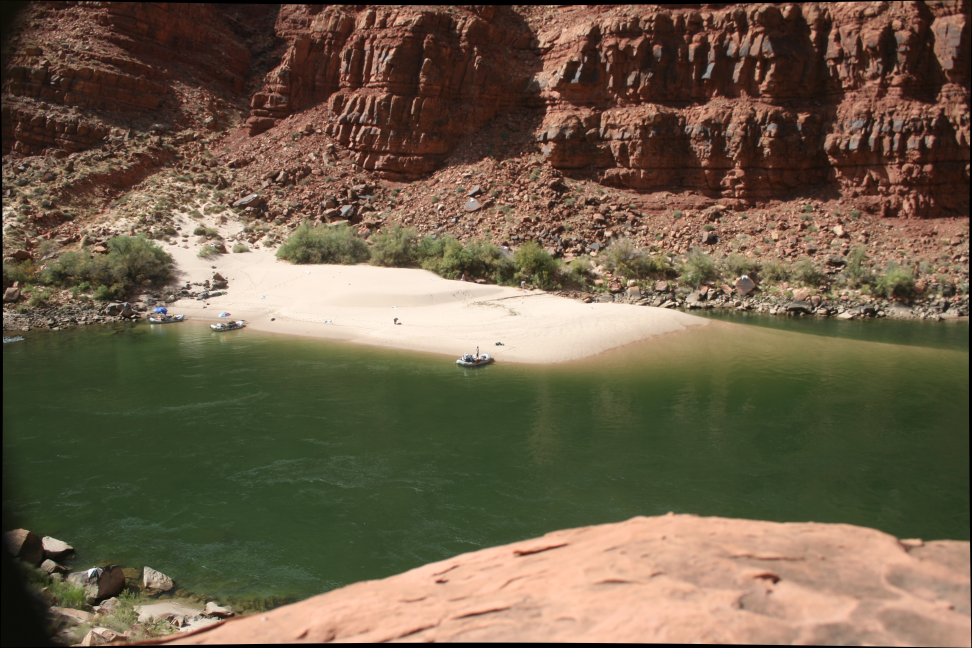
#> input picture Rectification/RC0220Ra/Panel_photos/2017/undistorted_images2020_8_25/RC0220Ra_20171001_1341_und.JPG, 3888 x 2592 px, found by its file name (shown at 1/4 size); the run also reads 4 pictures not shown here
$ python Rectification_tools_all_sites.py
#> lines starting #> are read from the running program, lines starting #| are printed output that depends on the picture; long printed decimals are rounded
'Script containing Sandbar rectifications and rectification testing'

# imports
from __future__ import division
import cv2
import numpy as np
import matplotlib.pyplot as plt
import matplotlib.cm as cm
import matplotlib.collections
import matplotlib.patches
import numpy.ma as ma
from scipy.stats import mode
from PIL import Image, ImageDraw
import pandas as pd
import os
import random
import sys
from scipy.interpolate import griddata
import imageio


site_names_list = ["RC0220Ra","RC0307Rf", "RC1227R","RC1459L"]
years_list = ["2017","2019"]


# create the PanelDate class ClassName(object):
class PanelDate:
  ''' a panel date object contains all the information needed to create a homography for a particular
  reference image. The reference image name is located within the __str__ method of the class

  Attributes:
  impts = U,V coordinates of GCPs in the impts_panel_img
  mappts = E,N coordinates of GCPs from impts_panel_img and survey, NAD83 AZ central state plane 0202 meters
  extent_buffer = user-defined buffer in meters which is added
    and subtracted from NE_max and NE_min which provides the extent of the rectified image
  E_min = the minimum Easting value within mappts, converted to int and padded with extent_buffer
  E_max = the maximum Easting value within mappts, converted to int and padded with extent_buffer
  N_min = the minimum Northing value within mappts, converted to int and padded with extent_buffer
  N_max = the maximum Northing value within mappts, converted to int and padded with extent_buffer
  EN_min = tuple containing (E_min, N_min)
  EN_max = tuple containing (E_max, N_max)
  minpts = list containing [E_min,N_min]
  N_ext = distance in meters along the north axis of the rectified output
  E_ext = distance in meters along the east axis of the rectified output
  dsize = size of the rectified image in meters, for 1x1meter pixels
  usepts = evenly spaced spaced values the length of the impts list
  pts = mappts - minpts, cv2.findHomography has trouble with really large numbers like the 6 digit ENs
  ptsHiRes = (mappts - minpts)*10 this creates a larger image where each pixel is actually .1x.1 meters
  N_ext_HiRes = N_ext * 10
  E_ext_HiRes = E_ext * 10
  dsizeHiRes =  (E_ext_HiRes, N_ext_HiRes)
    therefore we subtract the minpts from the mappts
  impts_panel_img = the name of the panel image where the impts of GCPs were attained

  When creating a homography with 1x1 meter pixels use the following:
  H, _ = cv2.findHomography(PanelDate.impts[PanelDate.usepts], PanelDate.pts[PanelDate.usepoints])

  When creating a homography with .1x.1 meter pixels use the following:
  H, _ = cv2.findHomography(PanelDate.impts[PanelDate.usepts], PanelDate.ptsHiRes[PanelDate.usepoints])

  when applying the homography to an image use dsize for 1x1 meter homography
   and dsizeHiRes for .1x.1m homography
  '''
  def __init__(self,sitename, year, impts, mappts,panel_img_str,extent_buffer = 30):
    self.sitename = sitename
    #site_names_list = ["RC0220Ra","RC0307Rf", "RC1227R","RC1459L"]
    if sitename not in site_names_list:
      print('Error! provided sitename not in list of sites')
    self.year = year
    #years_list = ["2017","2019"]
    if year not in years_list:
      print('Error! provided year not in years list')
    self.impts = impts
    self.mappts = mappts
    self.extent_buffer = extent_buffer
    self.E_min = int(np.min(self.mappts[:,0]) - self.extent_buffer)
    self.E_minHiRes = self.E_min*10
    self.E_max = int(np.max(self.mappts[:,0]) + self.extent_buffer)
    self.E_maxHiRes = self.E_max*10
    self.N_min = int(np.min(self.mappts[:,1]) - self.extent_buffer)
    self.N_minHiRes = self.N_min*10
    self.N_max = int(np.max(self.mappts[:,1]) + self.extent_buffer)
    self.N_maxHiRes = self.N_max*10
    self.EN_min = (self.E_min, self.N_min)
    self.EN_max = (self.E_max, self.N_max)
    self.minpts = [self.E_min, self.N_min]
    self.minptsHiRes = [self.E_minHiRes, self.N_minHiRes]
    self.N_ext = (self.N_max - self.N_min)
    self.E_ext = (self.E_max - self.E_min)
    self.dsize = (self.E_ext,self.N_ext)
    self.usepts = np.arange(len(self.impts)) # evenly spaced values the length of impts
    self.pts = self.mappts - self.minpts
    self.ptsHiRes = self.pts*10
    self.N_ext_HiRes = self.N_ext*10
    self.E_ext_HiRes = self.E_ext*10
    self.dsizeHiRes = (self.E_ext_HiRes, self.N_ext_HiRes)
    self.impts_panel_img = panel_img_str


# METHODS ........................
  # [12 lines left out: function compare_impts_and_mappts, not called in this run]

  def load_homography_hires(self,H_high):
    self.homography_hires = H_high

  def load_homography_lowres(self,H_low):
    self.homography_lowres = H_low


  def __str__(self):
    return self.sitename + ':' + self.year + '\n' + str(len(self.mappts)) + " GCPs\nimpts from:" + self.impts_panel_img

## functions
def transform_points(impts, H, N_min, E_min):
  '''
  a function which transforms points using a homography

  inputs:
   H = numpy array:3x3 homography
   impts = np.array of U,V coordinates for GCPs
   N_min = the minimum northing in the rectified image - extent_buffer
   E_min = the minimum easitng in the rectified image - extent_buffer

   returns:
   transE = np.array of impts[:,0] transformed to eastings
   transN = np.array of impts[:,1] transformed to northings
  '''
  fct = 1
  x = np.array(impts[:,0])
  y = np.array(impts[:,1])
  points = np.vstack((fct*x,fct*y, np.ones(len(x))))
  txyz = H.dot(points)
  tx = txyz[0,:]
  ty = txyz[1,:]
  tz = txyz[2,:]
  tx = tx/tz
  ty = ty/tz
  txc = tx + E_min
  tyc = ty + N_min
  transE = np.array(txc)
  transN = np.array(tyc)
  return transE, transN

def rectify_hi_res(PanelDate,img_rgb, plot = True):
  H, trans = cv2.findHomography(PanelDate.impts[PanelDate.usepts],PanelDate.ptsHiRes[PanelDate.usepts])
  print(f'Homography with .1x.1 meter pixels\n {H}')
  dst = cv2.warpPerspective(img_rgb, H, PanelDate.dsizeHiRes)
  rows, cols, chanels = dst.shape
  E_axis = np.linspace(PanelDate.minptsHiRes[0], PanelDate.minptsHiRes[0] + cols, rows)
  N_axis = np.linspace(PanelDate.minptsHiRes[1], PanelDate.minptsHiRes[1] + rows, rows)
  if plot == True:
    fig = plt.figure()
    fig.subplots_adjust(wspace = 0.5)
    #plot original image
    ax = plt.subplot(1,2,1)
    plt.title("Original Image")
    plt.imshow(img_rgb)
    plt.scatter(x = PanelDate.impts[:,0],y = PanelDate.impts[:,1], c = 'r', s = 15 )
    ax.get_xaxis().get_major_formatter().set_useOffset(False)
    ax.get_yaxis().get_major_formatter().set_useOffset(False)
    labels = ax.get_xticklabels()
    plt.setp(labels, rotation=30, fontsize=8)
    labels = ax.get_yticklabels()
    plt.setp(labels, rotation=30, fontsize=8)
    # plot rectified Image
    ax = plt.subplot(1,2,2)
    plt.title("Rectified Image")
    ext =  [E_axis.min(), E_axis.max(), N_axis.min(), N_axis.max()]
    plt.imshow(dst, extent = ext, origin= 'lower')
    mapx = PanelDate.ptsHiRes[:,0] + PanelDate.minptsHiRes[0]
    mapy = PanelDate.ptsHiRes[:,1] + PanelDate.minptsHiRes[1]
    plt.scatter(x = mapx , y = mapy, c = 'r', s = 15 )
    transE, transN = transform_points(PanelDate.impts, H, PanelDate.N_minHiRes, PanelDate.E_minHiRes)
    plt.scatter(x  = transE, y = transN, c = 'b', s = 15 )

  else:
    print("Plot = False")

  return dst, H

def rectify_low_res(PanelDate,img_rgb,plot = True):
  H, trans = cv2.findHomography(PanelDate.impts[PanelDate.usepts],PanelDate.pts[PanelDate.usepts])
  print(f'Homography with 1x1 meter pixels\n {H}')
  dst = cv2.warpPerspective(img_rgb, H, PanelDate.dsize)
  rows, cols, chanels = dst.shape
  E_axis = np.linspace(PanelDate.minpts[0], PanelDate.minpts[0] + cols, rows)
  N_axis = np.linspace(PanelDate.minpts[1], PanelDate.minpts[1] + rows, rows)
  if plot == True:
    fig = plt.figure()
    fig.subplots_adjust(wspace = 0.5)
    #plot original image
    ax = plt.subplot(1,2,1)
    plt.title("Original Image")
    plt.imshow(img_rgb)
    plt.scatter(x = PanelDate.impts[:,0],y = PanelDate.impts[:,1], c = 'r', s = 15 )
    ax.get_xaxis().get_major_formatter().set_useOffset(False)
    ax.get_yaxis().get_major_formatter().set_useOffset(False)
    labels = ax.get_xticklabels()
    plt.setp(labels, rotation=30, fontsize=8)
    labels = ax.get_yticklabels()
    plt.setp(labels, rotation=30, fontsize=8)
    # plot rectified Image
    ax = plt.subplot(1,2,2)
    plt.title("Rectified Image")
    ext =  [E_axis.min(), E_axis.max(), N_axis.min(), N_axis.max()]
    plt.imshow(dst, extent = ext, origin= 'lower')
    mapx = PanelDate.pts[:,0] + PanelDate.minpts[0]
    mapy = PanelDate.pts[:,1] + PanelDate.minpts[1]
    plt.scatter(x = mapx , y = mapy, c = 'r', s = 15 )
    transE, transN = transform_points(PanelDate.impts, H, PanelDate.N_min, PanelDate.E_min)
    plt.scatter(x  = transE, y = transN, c = 'b', s = 15 )
  else:
    print("Plot = False")

  return dst, H


# [40 lines left out: functions batch_rectify_hi_res, batch_rectify_low_res, not called in this run]

def estimate_homography_error(PanelDate, H,high_res = False):
    fct = 1
    x = PanelDate.impts[:,0]
    y = PanelDate.impts[:,1]
    points = np.vstack((fct*x, fct*y, np.ones(len(x))))
    #print(points)
    txyz = H.dot(points)
    #print(txyz)
    tx = txyz[0,:]
    ty = txyz[1,:]
    tz = txyz[2,:]
    tx = tx/tz
    ty = ty/tz
    if high_res == False:
      txc = tx + PanelDate.E_min
      tyc = ty + PanelDate.N_min
      nxE = np.array(txc)
      nyN = np.array(tyc)
      mapx = PanelDate.pts[:,0] + PanelDate.E_min
      mapy = PanelDate.pts[:,1] + PanelDate.N_min
      nNE = np.column_stack((nxE,nyN))
      #print(nNE)
      mappts_trans = np.column_stack((mapx,mapy))
      #print(mappts_trans)
      errors = nNE - mappts_trans
      ssq = np.sum(np.sqrt(errors**2),axis = 0)/len(errors)
    elif high_res == True:
      txc = tx + PanelDate.E_min*10
      tyc = ty + PanelDate.N_min*10
      nxE = np.array(txc)
      nyN = np.array(tyc)
      mapx = PanelDate.ptsHiRes[:,0] + PanelDate.E_min*10
      mapy = PanelDate.ptsHiRes[:,1] + PanelDate.N_min*10
      nNE = np.column_stack((nxE,nyN))
      #print(nNE)
      mappts_trans = np.column_stack((mapx,mapy))
      #print(mappts_trans)
      errors = nNE - mappts_trans
      errors = errors*.1
      ssq = np.sum(np.sqrt(errors**2),axis = 0)/len(errors)
    else:
      print("Error resolution not defined, choose high_res = 'True' or 'False'")
    #EmaxError = np.max(abs(error[:,0]))
    #NmaxError = np.max(abs(error[:,1]))
    print('Error all points in meters\n', errors)
    print('Sum of squared errors in all points:')
    print(f'SSE easting error {ssq[0]} meters\nSSE northing error {ssq[1]} meters')
    return errors, ssq

# [63 lines left out: function minimize_homography_error, not called in this run]

def plot_error_surface(PanelDate,img_rgb, out_dir, high_res = True, save = False, plot = False):
  '''
  inputs:
  > img_rgb
  > PanelDate
  > high_res = True
  > save_name
  > out_dir
  '''
  # check highres or low
  if high_res == True:
    # calculate homography
      dst, H_high = rectify_hi_res(PanelDate,img_rgb, plot = False)
      H = H_high
      E_max = PanelDate.E_maxHiRes
      N_max = PanelDate.N_maxHiRes
      minpts = PanelDate.minptsHiRes
      print("minpts", minpts)
      E_min = minpts[0]
      N_min = minpts[1]
      pts = PanelDate.ptsHiRes
      rows, cols, channels = dst.shape
      print("dst.shape",dst.shape)
      E_axis = np.linspace(E_min, E_min + cols, cols)
      N_axis = np.linspace(N_min, N_min + rows, rows)
      transE, transN = transform_points(PanelDate.impts,H, PanelDate.N_minHiRes, PanelDate.E_minHiRes)
    # calculate errors
      errors, ssq = estimate_homography_error(PanelDate, H,high_res = True)
      name_qual = 'HighRes'
      Extent = [E_axis.min(),E_axis.max(),N_axis.min(),N_axis.max()]
      Mapx = PanelDate.mappts[:,0]*10 # east
      Mapy = PanelDate.mappts[:,1]*10 # north
      print('Mapxy',Mapx, Mapy )
  else:
    # calculate homography
      dst, H_low = rectify_low_res(PanelDate,img_rgb, plot = False)
      H = H_low
      E_max = PanelDate.E_max
      N_max = PanelDate.N_max
      minpts = PanelDate.minpts
      print("minpts", minpts)
      E_min = minpts[0]
      N_min = minpts[1]
      pts = PanelDate.pts
      rows, cols, channels = dst.shape
      print("dst.shape",dst.shape)
      E_axis = np.linspace(E_min, E_min + cols, cols)
      N_axis = np.linspace(N_min, N_min + rows, rows)
      Extent = [E_axis.min(),E_axis.max(),N_axis.min(),N_axis.max()]
      transE, transN = transform_points(PanelDate.impts,H, PanelDate.N_min, PanelDate.E_min)
    # calculate errors
      errors, ssq = estimate_homography_error(PanelDate, H,high_res = False)
      name_qual = 'LowRes'
      Mapx = PanelDate.mappts[:,0] # east
      Mapy = PanelDate.mappts[:,1] # north
      print('Mapxy',Mapx, Mapy )


  Ptsx = pts[:,0]
  Ptsy = pts[:,1]
  TMapx= transE
  TMapy= transN
  EE = np.sqrt(errors[:,0]**2)
  EN = np.sqrt(errors[:,1]**2)
  EA = np.sqrt(EE * EN)
  Errors_all = np.column_stack((Mapx,Mapy,EA))
  xx, yy = np.meshgrid(np.arange(E_min, E_max,1),np.arange(N_min,N_max,1))
  intim_A = griddata((Errors_all[:,0],Errors_all[:,1]),Errors_all[:,2],(xx,yy))
  # make plot
  print('Extent',Extent)
  filename = 'Error_surface_' + PanelDate.sitename + '_' + PanelDate.year + '_' + name_qual + '.PNG'
  fig = plt.figure(figsize = (16,6))
  fig.subplots_adjust(wspace = 0.3)
  # plot original image
  ax = plt.subplot(1,3,1)
  plt.title("Original image")
  plt.imshow(img_rgb)
  plt.scatter(x = PanelDate.impts[:,0], y = PanelDate.impts[:,1], c = 'r', s = 5,
              label = 'GCPs')
  # plot rectified image
  ax = plt.subplot(1,3,2)
  plt.title('Rectified image')
  plt.imshow(dst, extent = Extent, origin = 'lower')
  rw = plt.scatter(x = Ptsx + E_axis.min(), y = Ptsy + N_axis.min() ,c = 'r', s = 5,
              label = 'R-W points')
  rp = plt.scatter(x = TMapx, y = TMapy,c = 'b', s = 5,
              label = 'Reprojected pts')
  plt.legend((rw,rp),('Real-world coords','Reprojected coords'),loc='lower right',
           ncol=1,
           fontsize=8)
  # plot error surface
  ax = plt.subplot(1,3,3)
  plt.title("Error surface")
  plt.pcolormesh(xx,yy,intim_A)
  plt.axis([E_min, E_max,N_min,N_max])
  cbar = plt.colorbar( shrink = .5)
  plt.scatter(x= Mapx,y=Mapy, c = 'r', s = 15, label = 'R-W points')
  plt.scatter(x=TMapx, y=TMapy, c = 'b', s = 15, label = "Reprojected points")
  figure_name = "Rectification_error_surface_" + PanelDate.sitename + PanelDate.year +'.png'
  if save == True:
    plt.savefig(out_dir + os.sep + figure_name, bbox_inches = 'tight', dpi = 600)
    if plot == False:
        plt.close()
    else:
        plt.show()
        plt.close()
  else:
    if plot == False:
        plt.close()
    else:
        plt.show()
        plt.close()
    print('Figure not saved')

####### create PanelDate objects for each site

# RC0220Ra

RC0220Ra_sitename = 'RC0220Ra'

# ---------------------------2017 survey ---------------------#
RC0220Ra_2017_panel_img_str = 'RC0220Ra_20171001_1341_und.JPG'
RC0220Ra_2017_panel_img = 'M:\\GRCA_py_RCsandbar\\Rectification\\RC0220Ra\\Panel_photos\\2017\\undistorted_images2020_8_25\\RC0220Ra_20171001_1341_und.JPG'
img_bgr = cv2.imread(RC0220Ra_2017_panel_img) # BGR image (cv2 default image type)
#> img_bgr is the input picture: shape (2592, 3888, 3); mean B, G, R 73.2, 94.5, 109.4
RC0220Ra_2017_img_rgb = cv2.cvtColor(img_bgr, cv2.COLOR_BGR2RGB) # conver to RGB

RC0220Ra_2017_mappts = np.array([
#[227315.133,622494.517],
[227334.406,622484.373],
[227355.410,622490.895],
[227354.247,622469.411],
[227373.592,622498.210],
[227369.852,622509.492],
[227376.007,622540.577],
#[227374.201,622569.960],
[227351.439,622534.476],
#[227333.306,622534.074],
[227358.194,622518.934]
])

RC0220Ra_2017_impts = np.array([
#[1022.50,783.75],
[855.75 ,980.50],
[1058.25,1189.25],
[509.75 ,1211.75],
[1314.00,1288.00],
[1580.25,1230.25],
[2371.25,1232.00],
#[2979.50,1105.75],
[2017.75,988.75],
#[1888.00,798.25],
[1731.00,1122.50]
])

RC0220Ra_2017 = PanelDate(RC0220Ra_sitename, '2017',RC0220Ra_2017_impts,RC0220Ra_2017_mappts,RC0220Ra_2017_panel_img_str)

dst_RC0220Ra_2017, H_RC0220Ra_2017 = rectify_hi_res(RC0220Ra_2017,RC0220Ra_2017_img_rgb, plot = False)
#> in rectify_hi_res, `dst = cv2.warpPerspective(img_rgb, H, PanelDate.dsizeHiRes)`:
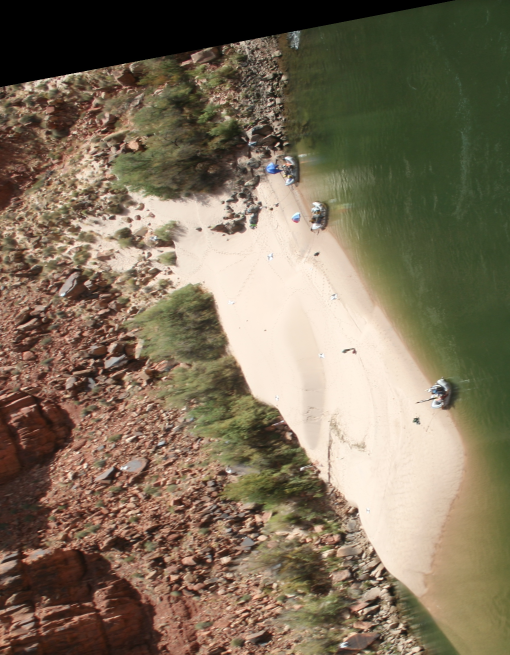
#> dst: shape (1310, 1020, 3) (shown at 1/2 size); mean R, G, B 124.6, 111.3, 89.8
#> H_RC0220Ra_2017 = [[0.131, 1.11, -867.2], [0.434, -0.201, 336.4], [6.36e-06, 6.36e-05, 1]]
dst_RC0220Ra_2017low, H_RC0220Ra_2017low = rectify_low_res(RC0220Ra_2017,RC0220Ra_2017_img_rgb, plot = False)
#> in rectify_low_res, `dst = cv2.warpPerspective(img_rgb, H, PanelDate.dsize)`:
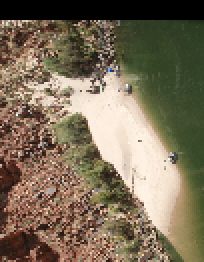
#> dst: shape (131, 102, 3) (shown 2 times larger); mean R, G, B 123.1, 109.8, 88.5
#> H_RC0220Ra_2017low = [[0.0208, 0.195, -161.8], [0.068, 0.00416, 10.48], [1.64e-05, 0.000571, 1]]
RC0220Ra_2017.load_homography_lowres(H_RC0220Ra_2017low)
#> in load_homography_lowres, `self.homography_lowres = H_low`: self.homography_lowres has the same summary as H_RC0220Ra_2017low outside load_homography_lowres
RC0220Ra_2017.load_homography_hires(H_RC0220Ra_2017)
#> in load_homography_hires, `self.homography_hires = H_high`: self.homography_hires has the same summary as H_RC0220Ra_2017 outside load_homography_hires
errors, ssq = estimate_homography_error(RC0220Ra_2017,H_RC0220Ra_2017)
#> in estimate_homography_error, `tx = txyz[0,:]`: tx = [329.5, 586.9, 540, 729.6, 700.5, 805.9, 490.6, 601]
#> in estimate_homography_error, `ty = txyz[1,:]`: ty = [510.2, 556, 313.5, 647, 774.1, 1116.9, 1012.5, 861.2]
#> in estimate_homography_error, `tz = txyz[2,:]`: tz = [1.07, 1.08, 1.08, 1.09, 1.09, 1.09, 1.08, 1.08]
#> in estimate_homography_error, `tx = tx/tz`: tx = [308.5, 542.2, 499.9, 669.2, 643.7, 737.1, 456, 555.3]
#> in estimate_homography_error, `ty = ty/tz`: ty = [477.8, 513.7, 290.2, 593.5, 711.4, 1021.5, 941.3, 795.7]
#> in estimate_homography_error, `txc = tx + PanelDate.E_min`: txc = [227612.5, 227846.2, 227803.9, 227973.2, 227947.7, 228041.1, 227760, 227859.3]
#> in estimate_homography_error, `tyc = ty + PanelDate.N_min`: tyc = [622916.8, 622952.7, 622729.2, 623032.5, 623150.4, 623460.5, 623380.3, 623234.7]
#> in estimate_homography_error, `nxE = np.array(txc)`: nxE has the same summary as txc
#> in estimate_homography_error, `nyN = np.array(tyc)`: nyN has the same summary as tyc
#> in estimate_homography_error, `nNE = np.column_stack((nxE,nyN))`: nNE = [[227612.5, 622916.8], [227846.2, 622952.7], [227803.9, 622729.2], [227973.2, 623032.5], [227947.7, 623150.4], [228041.1, 623460.5], [227760, 623380.3], [227859.3, 623234.7]]
#> in estimate_homography_error, `errors = nNE - mappts_trans`: errors = [[278.1, 432.4], [490.8, 461.8], [449.7, 259.8], [599.6, 534.3], [577.9, 640.9], [665.1, 919.9], [408.6, 845.8], [501.1, 715.8]]
#> in estimate_homography_error, `ssq = np.sum(np.sqrt(errors**2),axis = 0)/len(errors)`: ssq = [496.4, 601.3]
#| Error all points in meters
#|  [[278.139 432.423]
#|  [490.834 461.796]
#|  [449.665 259.827]
#|  [599.609 534.273]
#|  [577.855 640.878]
#> (further printed lines are left out)
#| SSE easting error 496.358 meters
#| SSE northing error 601.339 meters
#> ssq = [496.4, 601.3]
print(f'Sum of Squared Errors for {RC0220Ra_2017.sitename} = {ssq}')
#| Sum of Squared Errors for RC0220Ra = [496.358 601.339]
out = 'M:\\GRCA_py_RCsandbar\\Rectification\\RC0220Ra'
#plot_error_surface(RC0220Ra_2017,RC0220Ra_2017_img_rgb, out, high_res = True, save = True)

################
# -----------------------2019 survey-----------------------
RC0220Ra_2019_panel_img_str = 'RC0220Ra_20191006_1414_und.JPG'
RC0220Ra_2019_panel_img = 'M:\\GRCA_py_RCsandbar\\Rectification\\RC0220Ra\\Panel_photos\\2019\\undistorted_images2020_8_25\\RC0220Ra_20191006_1414_und.JPG'
img_bgr = cv2.imread(RC0220Ra_2019_panel_img) # BGR image (cv2 default image type)
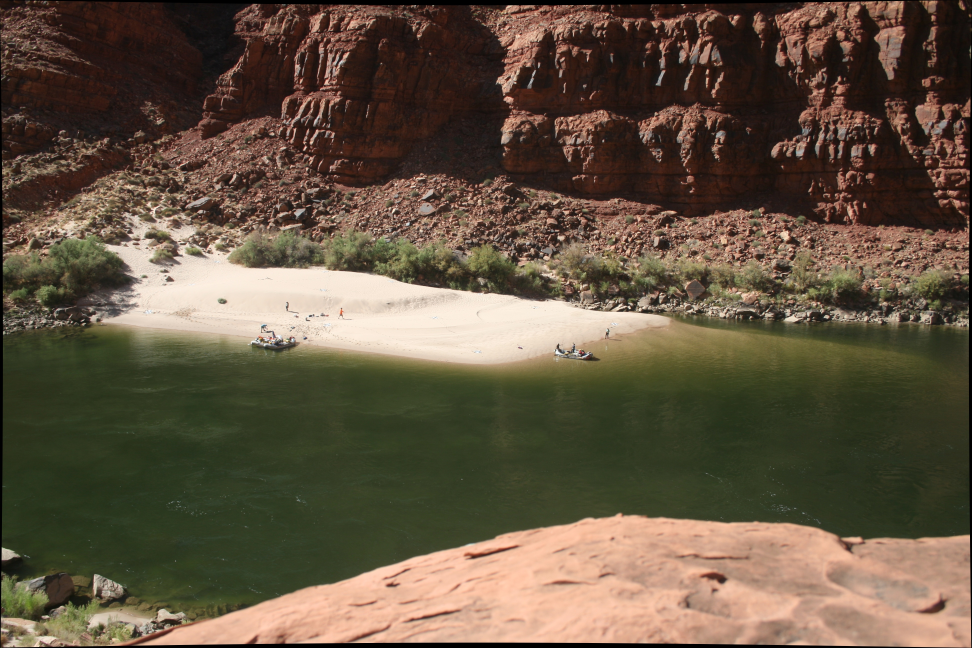
#> input picture Rectification/RC0220Ra/Panel_photos/2019/undistorted_images2020_8_25/RC0220Ra_20191006_1414_und.JPG, 3888 x 2592 px, found by its file name (shown at 1/4 size)
#> img_bgr is the input picture: shape (2592, 3888, 3); mean B, G, R 65.8, 84.3, 98.6
RC0220Ra_2019_img_rgb = cv2.cvtColor(img_bgr, cv2.COLOR_BGR2RGB) # conver to RGB

RC0220Ra_2019_mappts = np.array([
[227383.838,622548.908],
[227372.365,622540.308],
[227378.031,622520.889],
[227395.177,622521.298],
[227376.936,622504.383],
[227357.183,622479.924],
[227348.993,622487.438],
#[227335.917,622493.066],
[227348.659,622510.260],
#[227363.098,622506.824],
[227356.289,622520.138],
#[227362.651,622534.235]
])

RC0220Ra_2019_impts = np.array([
[2458.50,1296.00],
[2139.75,1229.00],
[1741.00,1271.50],
[1910.25,1408.00],
[1310.00,1300.75],
[594.00,1248.25],
[768.50,1139.00],
#[868.50,1047.75],
[1302.00,1086.25],
#[1292.50,1161.00],
[1565.50,1126.25],
#[1922.00,1176.00]
])

RC0220Ra_2019 = PanelDate(RC0220Ra_sitename, '2019',RC0220Ra_2019_impts,RC0220Ra_2019_mappts,RC0220Ra_2019_panel_img_str)

dst_RC0220Ra_2019, H_RC0220Ra_2019 = rectify_hi_res(RC0220Ra_2019,RC0220Ra_2019_img_rgb, plot = False)
#> call 2 of rectify_hi_res, with plot = False
#> in rectify_hi_res (call 2), `dst = cv2.warpPerspective(img_rgb, H, PanelDate.dsizeHiRes)`:
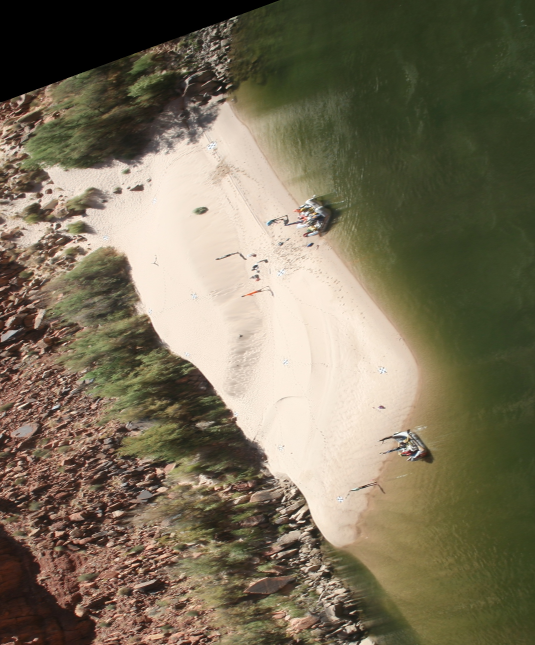
#> dst: shape (1290, 1070, 3) (shown at 1/2 size); mean R, G, B 120.2, 111.3, 89.1
#> (the rest of the program and of its run is left out)
